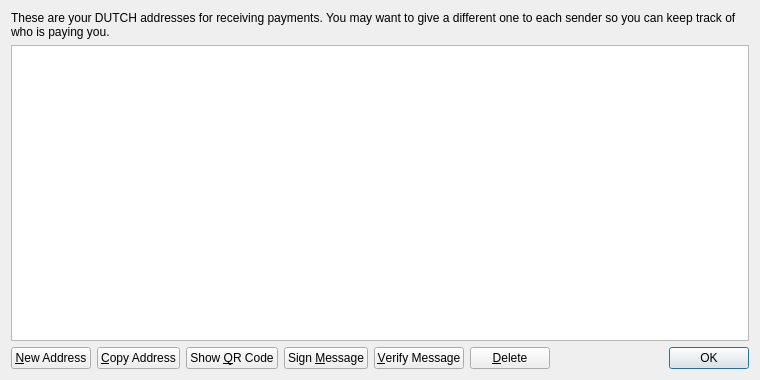
<?xml version="1.0" encoding="UTF-8"?>
<ui version="4.0">
 <class>AddressBookPage</class>
 <widget class="QWidget" name="AddressBookPage">
  <property name="geometry">
   <rect>
    <x>0</x>
    <y>0</y>
    <width>760</width>
    <height>380</height>
   </rect>
  </property>
  <property name="windowTitle">
   <string>Address Book</string>
  </property>
  <layout class="QVBoxLayout" name="verticalLayout">
   <item>
    <widget class="QLabel" name="labelExplanation">
     <property name="text">
      <string>These are your DUTCH addresses for receiving payments. You may want to give a different one to each sender so you can keep track of who is paying you.</string>
     </property>
     <property name="textFormat">
      <enum>Qt::PlainText</enum>
     </property>
     <property name="wordWrap">
      <bool>true</bool>
     </property>
    </widget>
   </item>
   <item>
    <widget class="QTableView" name="tableView">
     <property name="contextMenuPolicy">
      <enum>Qt::CustomContextMenu</enum>
     </property>
     <property name="toolTip">
      <string>Double-click to edit address or label</string>
     </property>
     <property name="tabKeyNavigation">
      <bool>false</bool>
     </property>
     <property name="alternatingRowColors">
      <bool>true</bool>
     </property>
     <property name="selectionMode">
      <enum>QAbstractItemView::SingleSelection</enum>
     </property>
     <property name="selectionBehavior">
      <enum>QAbstractItemView::SelectRows</enum>
     </property>
     <property name="sortingEnabled">
      <bool>true</bool>
     </property>
     <attribute name="verticalHeaderVisible">
      <bool>false</bool>
     </attribute>
    </widget>
   </item>
   <item>
    <layout class="QHBoxLayout" name="horizontalLayout">
     <item>
      <widget class="QPushButton" name="newAddressButton">
       <property name="toolTip">
        <string>Create a new address</string>
       </property>
       <property name="text">
        <string>&amp;New Address</string>
       </property>
       <property name="icon">
        <iconset resource="../bitcoin.qrc">
         <normaloff>:/icons/add</normaloff>:/icons/add</iconset>
       </property>
      </widget>
     </item>
     <item>
      <widget class="QPushButton" name="copyToClipboard">
       <property name="toolTip">
        <string>Copy the currently selected address to the system clipboard</string>
       </property>
       <property name="text">
        <string>&amp;Copy Address</string>
       </property>
       <property name="icon">
        <iconset resource="../bitcoin.qrc">
         <normaloff>:/icons/editcopy</normaloff>:/icons/editcopy</iconset>
       </property>
      </widget>
     </item>
     <item>
      <widget class="QPushButton" name="showQRCode">
       <property name="text">
        <string>Show &amp;QR Code</string>
       </property>
       <property name="icon">
        <iconset resource="../bitcoin.qrc">
         <normaloff>:/icons/qrcode</normaloff>:/icons/qrcode</iconset>
       </property>
      </widget>
     </item>
     <item>
      <widget class="QPushButton" name="signMessage">
       <property name="toolTip">
        <string>Sign a message to prove you own a DUTCH address</string>
       </property>
       <property name="text">
        <string>Sign &amp;Message</string>
       </property>
       <property name="icon">
        <iconset resource="../bitcoin.qrc">
         <normaloff>:/icons/edit</normaloff>:/icons/edit</iconset>
       </property>
      </widget>
     </item>
     <item>
      <widget class="QPushButton" name="verifyMessage">
       <property name="toolTip">
        <string>Verify a message to ensure it was signed with a specified DUTCH address</string>
       </property>
       <property name="text">
        <string>&amp;Verify Message</string>
       </property>
       <property name="icon">
        <iconset resource="../bitcoin.qrc">
         <normaloff>:/icons/transaction_0</normaloff>:/icons/transaction_0</iconset>
       </property>
      </widget>
     </item>
     <item>
      <widget class="QPushButton" name="deleteButton">
       <property name="toolTip">
        <string>Delete the currently selected address from the list</string>
       </property>
       <property name="text">
        <string>&amp;Delete</string>
       </property>
       <property name="icon">
        <iconset resource="../bitcoin.qrc">
         <normaloff>:/icons/remove</normaloff>:/icons/remove</iconset>
       </property>
      </widget>
     </item>
     <item>
      <spacer name="horizontalSpacer">
       <property name="orientation">
        <enum>Qt::Horizontal</enum>
       </property>
       <property name="sizeHint" stdset="0">
        <size>
         <width>40</width>
         <height>20</height>
        </size>
       </property>
      </spacer>
     </item>
     <item>
      <widget class="QDialogButtonBox" name="buttonBox">
       <property name="sizePolicy">
        <sizepolicy hsizetype="Maximum" vsizetype="Fixed">
         <horstretch>0</horstretch>
         <verstretch>0</verstretch>
        </sizepolicy>
       </property>
       <property name="standardButtons">
        <set>QDialogButtonBox::Ok</set>
       </property>
      </widget>
     </item>
    </layout>
   </item>
  </layout>
 </widget>
 <resources>
  <include location="../bitcoin.qrc"/>
 </resources>
 <connections/>
</ui>
